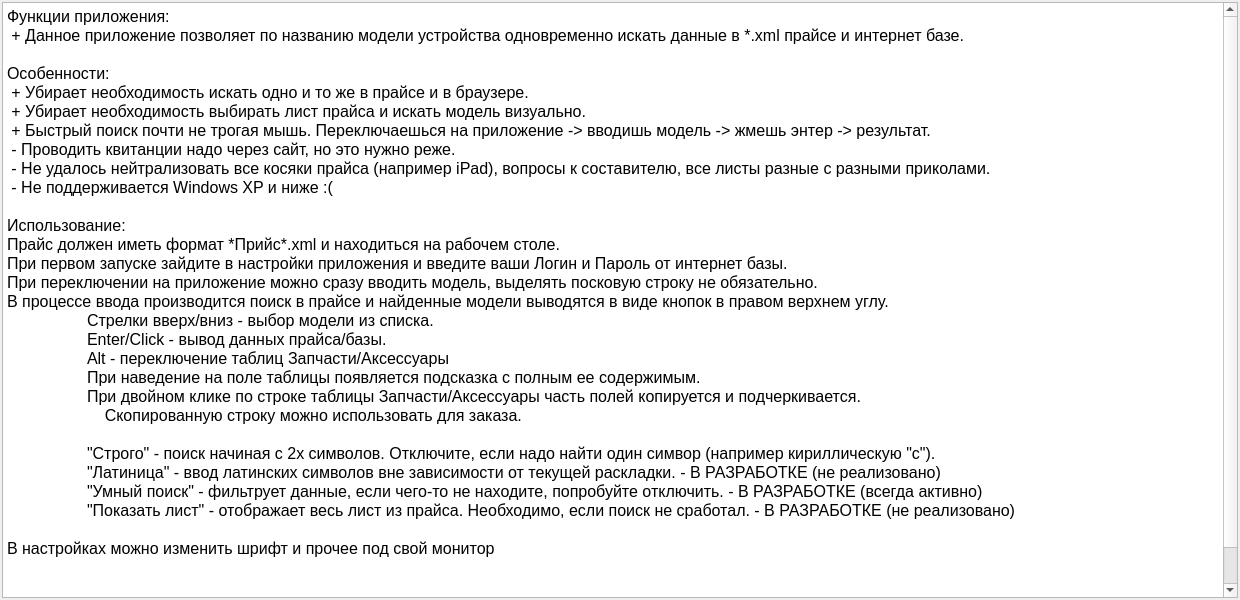
<?xml version="1.0" encoding="UTF-8"?>
<ui version="4.0">
 <class>Dialog</class>
 <widget class="QDialog" name="Dialog">
  <property name="geometry">
   <rect>
    <x>0</x>
    <y>0</y>
    <width>1240</width>
    <height>600</height>
   </rect>
  </property>
  <property name="windowTitle">
   <string>Dialog</string>
  </property>
  <layout class="QVBoxLayout" name="verticalLayout">
   <property name="spacing">
    <number>2</number>
   </property>
   <property name="leftMargin">
    <number>2</number>
   </property>
   <property name="topMargin">
    <number>2</number>
   </property>
   <property name="rightMargin">
    <number>2</number>
   </property>
   <property name="bottomMargin">
    <number>2</number>
   </property>
   <item>
    <widget class="QPlainTextEdit" name="text">
     <property name="font">
      <font>
       <family>Segoe UI</family>
       <pointsize>12</pointsize>
      </font>
     </property>
     <property name="readOnly">
      <bool>true</bool>
     </property>
     <property name="plainText">
      <string>Функции приложения:
 + Данное приложение позволяет по названию модели устройства одновременно искать данные в *.xml прайсе и интернет базе.

Особенности:
 + Убирает необходимость искать одно и то же в прайсе и в браузере.
 + Убирает необходимость выбирать лист прайса и искать модель визуально.
 + Быстрый поиск почти не трогая мышь. Переключаешься на приложение -&gt; вводишь модель -&gt; жмешь энтер -&gt; результат.
 - Проводить квитанции надо через сайт, но это нужно реже.
 - Не удалось нейтрализовать все косяки прайса (например iPad), вопросы к составителю, все листы разные с разными приколами.
 - Не поддерживается Windows XP и ниже :(

Использование:
Прайс должен иметь формат *Прийс*.xml и находиться на рабочем столе.
При первом запуске зайдите в настройки приложения и введите ваши Логин и Пароль от интернет базы.
При переключении на приложение можно сразу вводить модель, выделять посковую строку не обязательно.
В процессе ввода производится поиск в прайсе и найденные модели выводятся в виде кнопок в правом верхнем углу.
	Стрелки вверх/вниз - выбор модели из списка.
	Enter/Click - вывод данных прайса/базы.
	Alt - переключение таблиц Запчасти/Аксессуары
	При наведение на поле таблицы появляется подсказка с полным ее содержимым.
	При двойном клике по строке таблицы Запчасти/Аксессуары часть полей копируется и подчеркивается.
	    Скопированную строку можно использовать для заказа.

	&quot;Строго&quot; - поиск начиная с 2х символов. Отключите, если надо найти один симвор (например кириллическую &quot;с&quot;).
	&quot;Латиница&quot; - ввод латинских символов вне зависимости от текущей раскладки. - В РАЗРАБОТКЕ (не реализовано)
	&quot;Умный поиск&quot; - фильтрует данные, если чего-то не находите, попробуйте отключить. - В РАЗРАБОТКЕ (всегда активно)
	&quot;Показать лист&quot; - отображает весь лист из прайса. Необходимо, если поиск не сработал. - В РАЗРАБОТКЕ (не реализовано)

В настройках можно изменить шрифт и прочее под свой монитор


Программа улучшается в свободное время.</string>
     </property>
    </widget>
   </item>
  </layout>
 </widget>
 <resources/>
 <connections/>
</ui>
